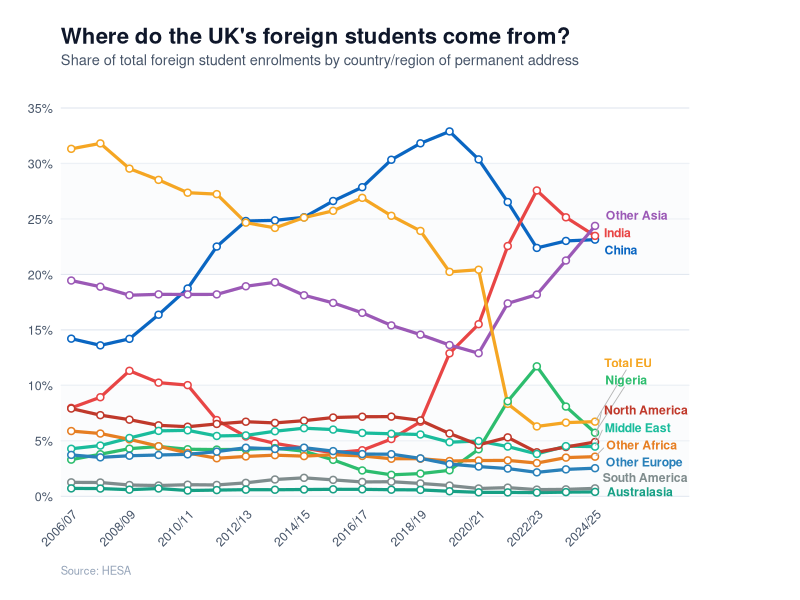
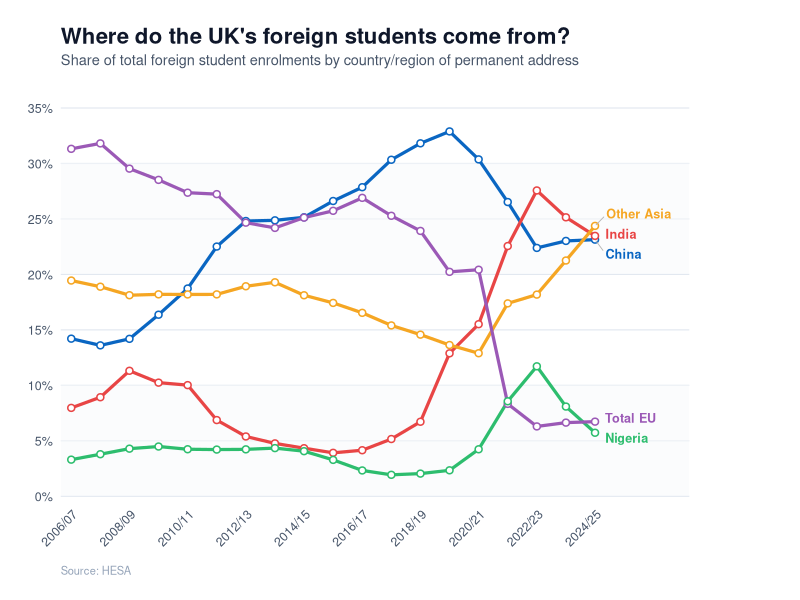
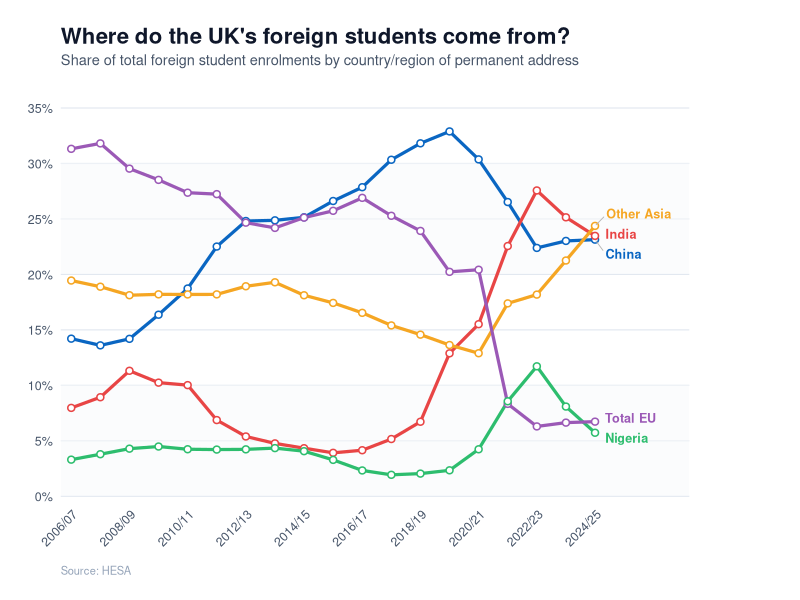
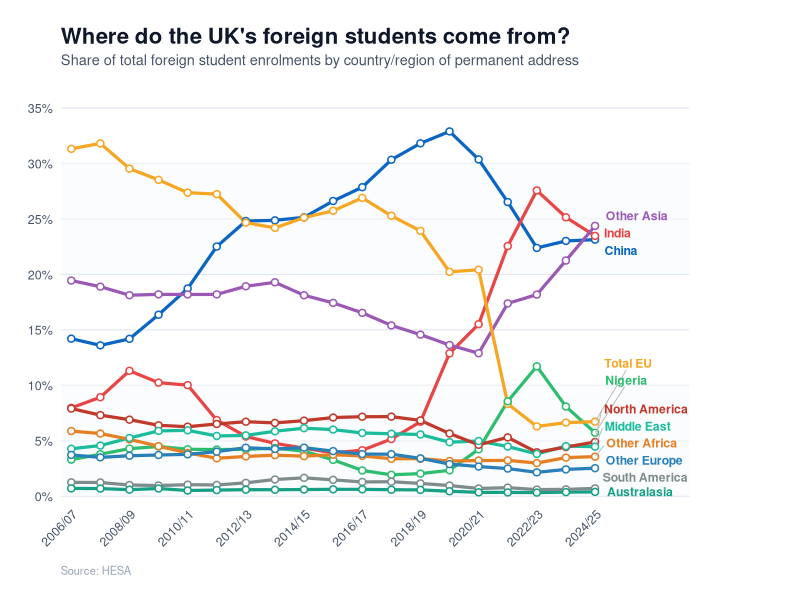
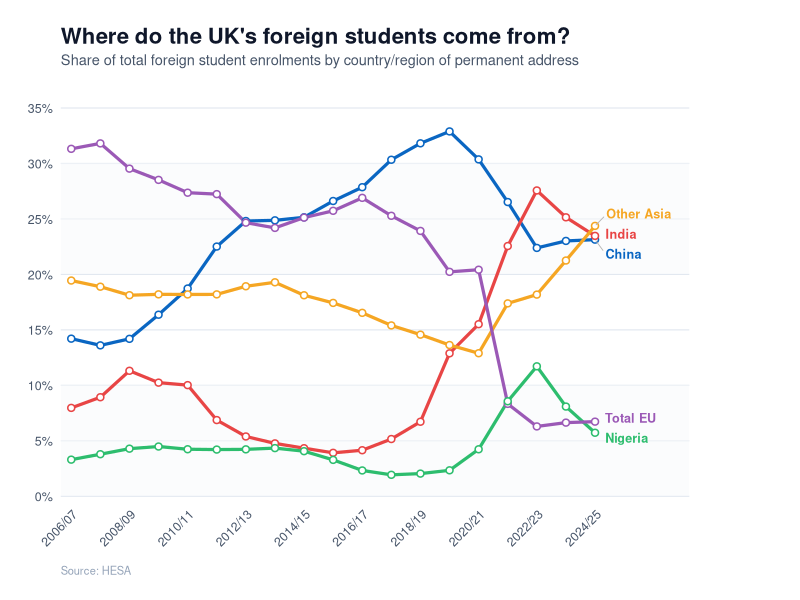

Here is the R script that generated these plots, in order:
library(tidyverse)
library(readr)
library(ggrepel)

# ── Data prep (unchanged) ────────────────────────────────────────────────────
foreign_students <- read_csv("chart-6.csv", skip = 12)
colnames(foreign_students) <- c("Permanent_address", "Academic_Year", "Number")

foreign_students <- foreign_students %>%
  filter(!is.na(Number)) %>%
  mutate(Academic_Year = trimws(Academic_Year))

total_by_year <- foreign_students %>%
  group_by(Academic_Year) %>%
  summarise(Total_Foreign = sum(Number))

composition_data <- foreign_students %>%
  left_join(total_by_year, by = "Academic_Year") %>%
  mutate(Percentage_of_Foreign = (Number / Total_Foreign) * 100)

# ── Palette: LinkedIn-friendly, high contrast ────────────────────────────────
custom_colors <- c(
  "China"          = "#0A66C2",   # LinkedIn blue
  "India"          = "#E84545",   # Strong red
  "Nigeria"        = "#2DBD6E",   # Vivid green
  "Total EU"       = "#F5A623",   # Warm amber
  "Other Asia"     = "#9B59B6",   # Purple
  "Middle East"    = "#1ABC9C",   # Teal
  "Other Africa"   = "#E67E22",   # Burnt orange
  "North America"  = "#C0392B",   # Dark red
  "Other Europe"   = "#2980B9",   # Sky blue
  "South America"  = "#7F8C8D",   # Slate grey
  "Australasia"    = "#16A085"    # Dark teal
)

# ── Identify end-point labels (last year only, to avoid clutter) ─────────────
label_data <- composition_data %>%
  group_by(Permanent_address) %>%
  slice_max(order_by = Academic_Year, n = 1) %>%
  ungroup()

# ── X-axis: show every other year to avoid overcrowding ─────────────────────
all_years   <- sort(unique(composition_data$Academic_Year))
shown_years <- all_years[seq(1, length(all_years), by = 2)]

# ── Plot ─────────────────────────────────────────────────────────────────────
line_plot <- ggplot(
  composition_data,
  aes(x     = Academic_Year,
      y     = Percentage_of_Foreign,
      color = Permanent_address,
      group = Permanent_address)
) +
  
  # Subtle background bands for readability
  annotate("rect", xmin = -Inf, xmax = Inf, ymin = 0,  ymax = 10, fill = "#F7F9FB", alpha = 0.5) +
  annotate("rect", xmin = -Inf, xmax = Inf, ymin = 20, ymax = 30, fill = "#F7F9FB", alpha = 0.5) +  
  
  geom_line(linewidth = 1.1, lineend = "round", linejoin = "round") +
  geom_point(size = 1.8, stroke = 0.8, shape = 21, fill = "white") +
  
  # End-of-line labels instead of a legend (cleaner on LinkedIn)
  geom_text_repel(
    data          = label_data,
    aes(label     = Permanent_address),
    size          = 3.1,
    fontface      = "bold",
    direction     = "y",
    hjust         = 0,
    nudge_x       = 0.3,
    segment.size  = 0.3,
    segment.color = "grey70",
    box.padding   = 0.2,
    show.legend   = FALSE
  ) +
  
  scale_color_manual(values = custom_colors) +
  
  scale_x_discrete(
    breaks = shown_years,
    expand = expansion(mult = c(0.02, 0.18))  # extra right margin for labels
  ) +
  
  scale_y_continuous(
    limits = c(0, 35),
    breaks = seq(0, 35, 5),
    labels = function(x) paste0(x, "%"),
    expand = expansion(mult = c(0.01, 0.05))
  )  +
  
  labs(
    title    = "Where do the UK's foreign students come from?",
    subtitle = "Share of total foreign student enrolments by country/region of permanent address",
    caption  = "Source: HESA",
    x        = NULL,
    y        = NULL
  ) +
  
  theme_minimal(base_family = "sans", base_size = 13) +
  theme(
    # Canvas
    plot.background  = element_rect(fill = "#FFFFFF", color = NA),
    panel.background = element_rect(fill = "#FFFFFF", color = NA),
    plot.margin      = margin(20, 80, 16, 20),   # wide right margin for labels
    
    # Grid: keep only major horizontal
    panel.grid.major.x = element_blank(),
    panel.grid.minor   = element_blank(),
    panel.grid.major.y = element_line(color = "#E2E8F0", linewidth = 0.4),
    
    # Axes
    axis.text.x  = element_text(angle = 45, hjust = 1, size = 9,  color = "#475569"),
    axis.text.y  = element_text(size = 9, color = "#475569"),
    axis.ticks   = element_blank(),
    
    # Titles
    plot.title    = element_text(face = "bold",  size = 16, color = "#0F172A",
                                 margin = margin(b = 4)),
    plot.subtitle = element_text(size = 10.5, color = "#475569",
                                 margin = margin(b = 14)),
    plot.caption  = element_text(size = 8, color = "#94A3B8", hjust = 0,
                                 margin = margin(t = 12)),
    
    # No legend — labels do the job
    legend.position = "none"
  )

# ── Save at LinkedIn's ideal image ratio (1200 × 627 px) ────────────────────
ggsave(
  "foreign_students_linkedin.png",
  plot   = line_plot,
  width  = 12,
  height = 6.27,
  dpi    = 150,
  bg     = "white"
)

line_plot





# Filter to only the 5 groups of interest
composition_data <- composition_data %>%
  filter(Permanent_address %in% c("India", "China", "Nigeria", "Other Asia", "Total EU"))

# Recalculate percentages based on TOTAL (not just these 5)
# so shares still reflect % of all foreign students
# (already done via total_by_year join — no change needed)

custom_colors <- c(
  "China"     = "#0A66C2",   # LinkedIn blue
  "India"     = "#E84545",   # Strong red
  "Nigeria"   = "#2DBD6E",   # Vivid green
  "Other Asia" = "#F5A623",  # Warm amber
  "Total EU"  = "#9B59B6"    # Purple
)

label_data <- composition_data %>%
  group_by(Permanent_address) %>%
  slice_max(order_by = Academic_Year, n = 1) %>%
  ungroup()

all_years   <- sort(unique(composition_data$Academic_Year))
shown_years <- all_years[seq(1, length(all_years), by = 2)]

line_plot <- ggplot(
  composition_data,
  aes(x     = Academic_Year,
      y     = Percentage_of_Foreign,
      color = Permanent_address,
      group = Permanent_address)
) +
  annotate("rect", xmin = -Inf, xmax = Inf, ymin = 0,  ymax = 10, fill = "#F7F9FB", alpha = 0.5) +
  annotate("rect", xmin = -Inf, xmax = Inf, ymin = 20, ymax = 30, fill = "#F7F9FB", alpha = 0.5) +
  
  geom_line(linewidth = 1.1, lineend = "round", linejoin = "round") +
  geom_point(size = 1.8, stroke = 0.8, shape = 21, fill = "white") +
  
  geom_text_repel(
    data          = label_data,
    aes(label     = Permanent_address),
    size          = 3.2,
    fontface      = "bold",
    direction     = "y",
    hjust         = 0,
    nudge_x       = 0.3,
    segment.size  = 0.3,
    segment.color = "grey70",
    box.padding   = 0.25,
    show.legend   = FALSE
  ) +
  
  scale_color_manual(values = custom_colors) +
  
  scale_x_discrete(
    breaks = shown_years,
    expand = expansion(mult = c(0.02, 0.18))
  ) +
  
  scale_y_continuous(
    limits = c(0, 35),
    breaks = seq(0, 35, 5),
    labels = function(x) paste0(x, "%"),
    expand = expansion(mult = c(0.01, 0.05))
  ) +
  
  labs(
    title    = "Where do the UK's foreign students come from?",
    subtitle = "Share of total foreign student enrolments by country/region of permanent address",
    caption  = "Source: HESA  ",
    x        = NULL,
    y        = NULL
  ) +
  
  theme_minimal(base_family = "sans", base_size = 13) +
  theme(
    plot.background  = element_rect(fill = "#FFFFFF", color = NA),
    panel.background = element_rect(fill = "#FFFFFF", color = NA),
    plot.margin      = margin(20, 80, 16, 20),
    
    panel.grid.major.x = element_blank(),
    panel.grid.minor   = element_blank(),
    panel.grid.major.y = element_line(color = "#E2E8F0", linewidth = 0.4),
    
    axis.text.x  = element_text(angle = 45, hjust = 1, size = 9,  color = "#475569"),
    axis.text.y  = element_text(size = 9, color = "#475569"),
    axis.ticks   = element_blank(),
    
    plot.title    = element_text(face = "bold", size = 16, color = "#0F172A",
                                 margin = margin(b = 4)),
    plot.subtitle = element_text(size = 10.5, color = "#475569",
                                 margin = margin(b = 14)),
    plot.caption  = element_text(size = 8, color = "#94A3B8", hjust = 0,
                                 margin = margin(t = 12)),
    
    legend.position = "none"
  )

ggsave(
  "foreign_students_linkedin.png",
  plot   = line_plot,
  width  = 12,
  height = 6.27,
  dpi    = 150,
  bg     = "white"
)

line_plot


line_plot
# Create comparison table
comparison_table <- composition_data %>%
  filter(Academic_Year %in% c("2006/07", "2024/25")) %>%
  select(Permanent_address, Academic_Year, Percentage_of_Foreign) %>%
  pivot_wider(
    names_from = Academic_Year,
    values_from = Percentage_of_Foreign,
    names_prefix = "Pct_"
  ) %>%
  mutate(Change = `Pct_2024/25` - `Pct_2006/07`) %>%
  arrange(desc(`Pct_2024/25`))
 
cat("\n\nComposition Change (2006/07 vs 2024/25):\n")
print(comparison_table)

# Key insights
max_increase <- comparison_table %>% filter(Change == max(Change))
max_decrease <- comparison_table %>% filter(Change == min(Change))

cat("\n\nKey Insights:\n")
cat("-------------\n")
cat(sprintf("Biggest increase in share: %s (+%.2f pp)\n", 
            max_increase$Permanent_address, max_increase$Change))
cat(sprintf("Biggest decrease in share: %s (%.2f pp)\n", 
            max_decrease$Permanent_address, max_decrease$Change))

# Total foreign students
total_2006 <- composition_data %>% 
  filter(Academic_Year == "2006/07") %>% 
  pull(Total_Foreign) %>% 
  first()

total_2024 <- composition_data %>% 
  filter(Academic_Year == "2024/25") %>% 
  pull(Total_Foreign) %>% 
  first()

cat(sprintf("\nTotal foreign students:\n"))
cat(sprintf("  2006/07: %s\n", format(total_2006, big.mark = ",")))
cat(sprintf("  2024/25: %s\n", format(total_2024, big.mark = ",")))
cat(sprintf("  Growth: %.1f%%\n", ((total_2024/total_2006 - 1) * 100)))
